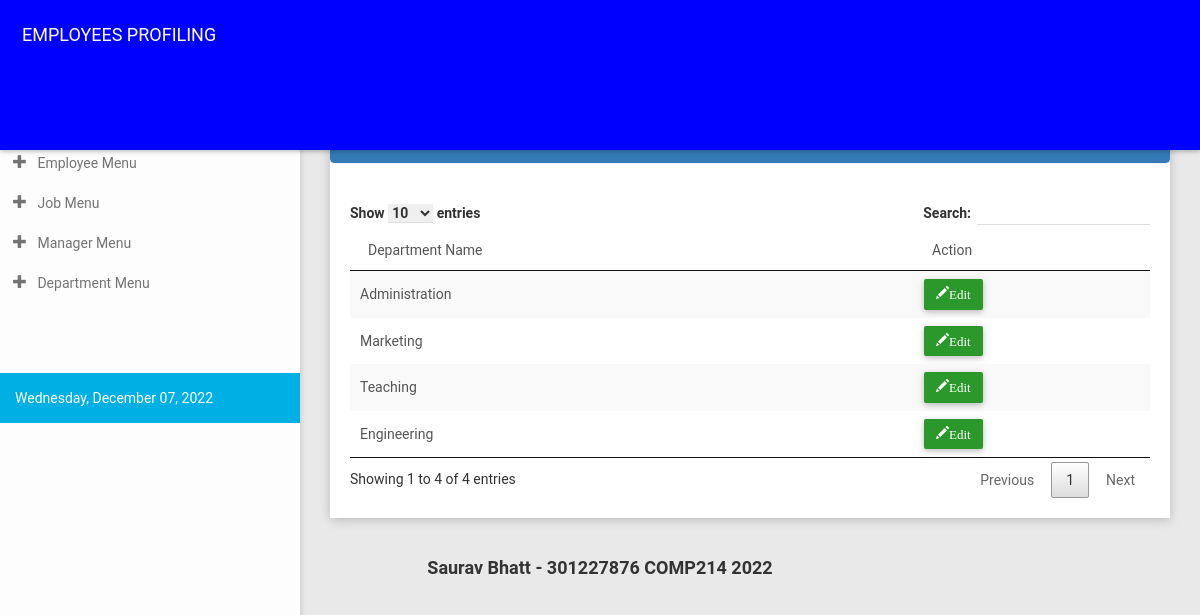
The page /admin/department_table.php (signed in) on the database its author committed.
### tables this page shows
CREATE TABLE `hr_departments` (
  `dept_id` int(3) NOT NULL,
  `dept_name` char(75) NOT NULL
);

### admin/department_table.php (the view, shortened to what this page needs)
<?php
if (isset($_SESSION['admin_user'])) {
    include("header.php");
?>
 <section class="content">
        <div class="container-fluid">
            <div class="row clearfix">
                <div class="col-lg-12 col-md-12 col-sm-12 col-xs-12">
                    <div class="card">
                        <div class = "panel panel-primary">
                            <div class = "panel-heading">
                                <h4>DEPARTMENTS</h4>
                                <a href="#" data-toggle="modal" data-target="#add_department">
                                    <span class="print btn-default" style="width: auto;">Add Department<span>
                                </a>
                            </div>
                        </div>
                        <div id="print">
                            <div class="body">
                                <table id = "example" class = "stripe" cellspacing = "0" >
                                <thead>
                                    <tr>
                                        <td>Department Name</td>
                                        <td width = "200px">Action</td>
                                    </tr>
                                </thead>
                                <tbody>
                                <tr>
                                <?php
                                    include('connect.php');
                                    $display = $con->prepare("SELECT * FROM hr_departments ORDER BY dept_id ASC");
                                    $display->execute();
                                    $fetch = $display->fetchAll();
                                    foreach($fetch as $key => $row) { ?>
                                        <td><?php echo $row['dept_name']; ?></td>
                                        <td>
                                         <?php include('edit_department.php'); ?>
                                     <?php
                                     }?>
                        </div>
                    </div>
</section>
<div class="container">
        <div class="footer">
            <h4 style="text-align: center;  ">Saurav Bhatt - 301227876 COMP214 2022
            </h4>
        </div>
    </div>
<?php
} else {
    header('location:logout.php');
}
?>
<?php
include("script.php");
?>

### admin/edit_department.php (shortened to what this page needs)
<a class="btn btn-success" href="#edit<?php echo $row['dept_id']?>" data-toggle="modal">
    <span class = "glyphicon glyphicon-pencil" aria-hidden = "true">Edit</span>
</a>
</div>

### admin/css/style1.css (style rules this page uses)
a .print { float:right; margin-top: -35px; background-color: #fff; padding: 5px; color: #000; border: none; width: 50px; font-weight: bold; }

### admin/assets/css/style.css (style rules this page uses)
.print { float: right; border: 1px solid #4caf50; padding: 2px 10px 2px 10px; text-decoration: none; color: #000; background-color: #f44336; }

### rows shown on the page
hr_departments: dept_name "Administration"
hr_departments: dept_name "Marketing"
hr_departments: dept_name "Teaching"
hr_departments: dept_name "Engineering"
